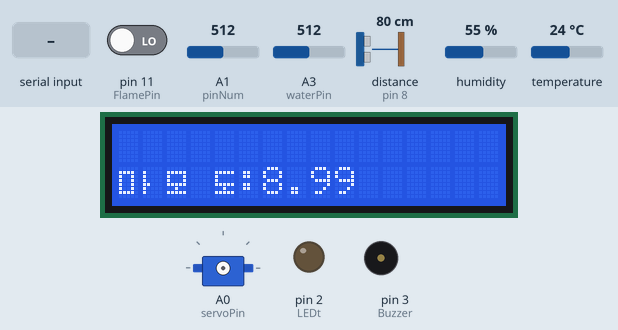
Recording of a sketch running on a simulated Arduino Uno, built with avr-gcc and run on an emulated ATmega328P. Shown: 16×2 character LCD, servo, output pins drawn as LEDs (lit = HIGH), buzzer (waves = sounding, pin HIGH). Wiring (inferred from the names in the program): ultrasonic range finder: trigger pin 9; echo pin 8. The inputs (shaded band) are chosen by the test bench; at power-on: A1 (pinNum) = 512, distance to the obstacle (sensor on pin 8) 80 cm, pin 11 (FlamePin) LOW, A3 (waterPin) = 512, humidity 55 %, temperature 24 °C. The echo pulse lasts 58.3 µs per cm; pins used as bus, display or sensor lines are not drawn; what the sketch prints to the serial monitor is not drawn.

Above: at 1.2 s.
1.3 s: A1 (pinNum) set to 363
At 2.4 s:
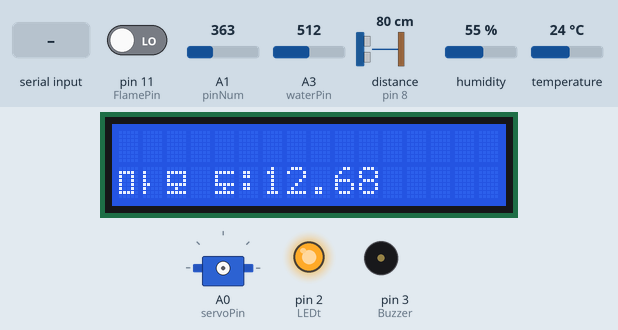
3.4 s: A1 (pinNum) set to 342
At 5.4 s:
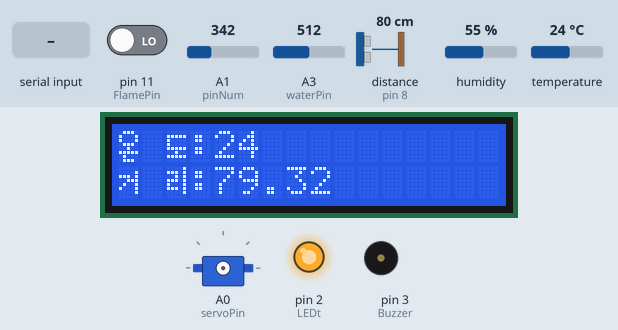
9.5 s: "o" received over the second serial link
12.5 s: distance to the obstacle (sensor on pin 8) set to 7 cm
At 13.9 s:
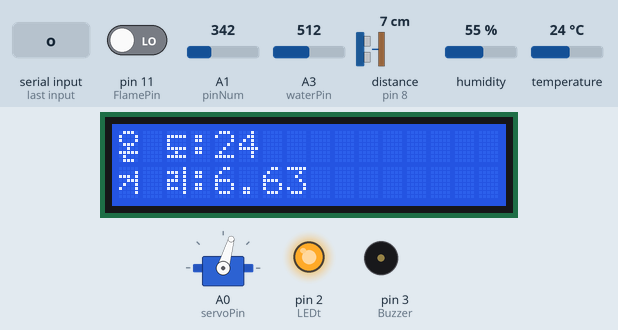
16.7 s: distance to the obstacle (sensor on pin 8) set to 4 cm
At 17.5 s:
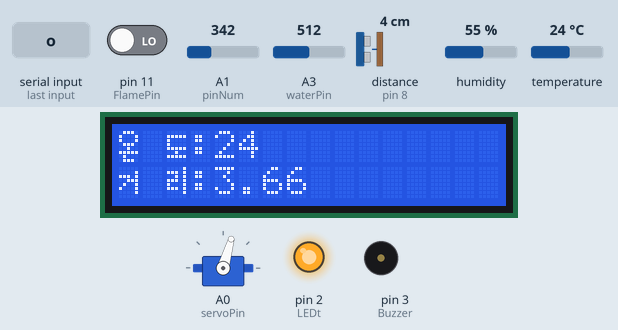
18.6 s: pin 11 (FlamePin) driven HIGH
At 19.57 s:
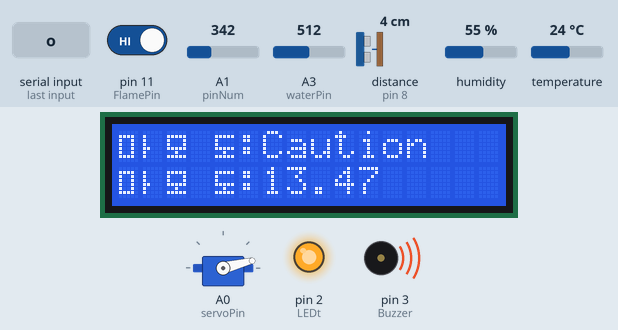
Timing chart, 0 to 22.6 s (numbered marks = the images above; inputs shaded):
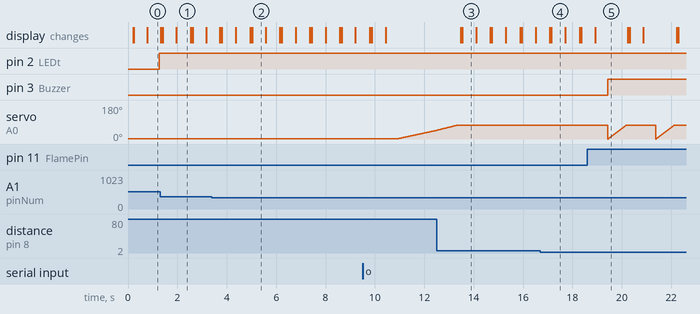

The sketch:

arduino1.ino
```cpp
#include <SoftwareSerial.h>
#include <DHT.h>
#include <Servo.h>
#include <LiquidCrystal_I2C.h>
#include <Wire.h>// LCD 제어

#define BT_RXD 13 // 블루투스
#define BT_TXD 12
#define DHTPIN A2  //온습도
#define DHTTYPE DHT11


// 0x27 I2C 주소를 가지고 있는 16x2 LCD객체를 생성합니다.(I2C 주소는 LCD에 맞게 수정해야 합니다.)
LiquidCrystal_I2C lcd(0x27, 16, 2);
/*LCD글자 폰트 만듬*/
byte onChar[] = {
  B01110,
  B10001,
  B10001,
  B01110,
  B00100,
  B11111,
  B01000,
  B01110
};
byte doChar[] = {
  B00000,
  B11111,
  B10000,
  B10000,
  B11111,
  B00100,
  B11111,
  B00000
};

byte guChar[] = {
  B00000,
  B00001,
  B11101,
  B00111,
  B01001,
  B10001,
  B00001,
  B00000
};
byte riChar[] = {
  B00001,
  B11101,
  B00101,
  B11101,
  B10001,
  B11101,
  B00001,
  B00000
};
byte maChar[] = {
 B00000,
  B11110,
  B10010,
  B10010,
  B10010,
  B10010,
  B11110,
  B00000
};
byte aChar[] = {
 B00000,
  B10000,
  B10000,
  B10000,
  B11000,
  B10000,
  B10000,
  B00000
};
byte moChar[] = {
  B00000,
  B11111,
  B10001,
  B10001,
  B11111,
  B00100,
  B11111,
  B00000
};

int LEDt = 2;
int Flame;
int FlamePin = 11;
int Buzzer = 3;
DHT dht(DHTPIN, DHTTYPE);
int servoPin = A0;


int echoPin = 8;
int trigPin = 9;
int i;

int pinNum = A1;  //ir 센서
float irdistance = 0.0;

int waterPin = A3;    //수위감지
int waterval = 0;


SoftwareSerial bluetooth(BT_RXD, BT_TXD);
Servo servo;


void setup(){
  /*시리얼*/
  Serial.begin(9600);
  bluetooth.begin(9600);

/*LCD*/
   // I2C LCD를 초기화 합니다..
  lcd.init();
  // I2C LCD의 백라이트를 켜줍니다.
  lcd.backlight();
/*인 아웃*/
  pinMode(LEDt, OUTPUT);

    pinMode(FlamePin, INPUT);
    pinMode(Buzzer, OUTPUT);

      pinMode(trigPin, OUTPUT);
  pinMode(echoPin, INPUT);
  pinMode (pinNum, INPUT);
 pinMode(waterPin,INPUT);


}

void loop(){


/*받을 정보들 */
  char btval = bluetooth.read();


  if (bluetooth.available()) {
    Serial.write(bluetooth.read());
  }
  if (Serial.available()) {
    bluetooth.write(Serial.read());
  }

  int h = dht.readHumidity();
   int t = dht.readTemperature();
    int angle = 0;
   int sener1;
lcd.init();
lcd.backlight();
lcd.createChar(0, onChar);
lcd.createChar(1, doChar);
lcd.createChar(2, guChar);
lcd.createChar(3, riChar);
lcd.createChar(4, maChar);
lcd.createChar(5, aChar);
lcd.createChar(6, moChar);

    Serial.print("humidity:");          // ‘시리얼 플로터’ 사용위해 이 부분 주석 필요
    Serial.println(h);                  // 습도 값 출력
    Serial.print("temperature:");       // ‘시리얼 플로터’ 사용위해 이 부분 주석 필요
    Serial.println(t);                  // 온도 값 출력

     lcd.setCursor(0,0);
     lcd.write(0);
      lcd.setCursor(2,0);
          lcd.write(1);
             lcd.setCursor(3,0);
             lcd.print(":");
  lcd.print(t);

 /*초음파 거리 */
     digitalWrite(trigPin, LOW);
    digitalWrite(echoPin, LOW);
    delayMicroseconds(2);
    digitalWrite(trigPin, HIGH);
    delayMicroseconds(10);
    digitalWrite(trigPin, LOW);
  // echoPin 이 HIGH를 유지한 시간을 저장 한다.
    unsigned long duration = pulseIn(echoPin, HIGH);
  // HIGH 였을 때 시간(초음파가 보냈다가 다시 들어온 시간)을 가지고 거리를 계산 한다.
  float distance = ((float)(340 * duration) / 10000) / 2;
  Serial.print(distance);
  Serial.println("cm");
    lcd.setCursor(0,1);
     lcd.write(2);
      lcd.setCursor(2,1);
     lcd.write(3);
        lcd.setCursor(3,1);
            lcd.print(":");
    lcd.print(distance);
 delay(500);
  lcd.clear();

 int data = analogRead(pinNum); //ir 센서
  int volt = map(data, 0, 1023, 0, 5000);
  irdistance = (22.5/(volt-0.1696))*1000;

  if(irdistance > 13){
     lcd.setCursor(0,0);
     lcd.write(4);
      lcd.setCursor(1,0);
     lcd.write(5);
           lcd.setCursor(2,0);
     lcd.write(6);
        lcd.setCursor(4,0);
     lcd.write(1);
       lcd.setCursor(5,0);
            lcd.print(":");
    lcd.print("Caution");
  }else if(irdistance > 14){
      lcd.setCursor(0,0);
     lcd.write(4);
      lcd.setCursor(1,0);
     lcd.write(5);
           lcd.setCursor(2,0);
     lcd.write(6);
        lcd.setCursor(4,0);
     lcd.write(1);
       lcd.setCursor(5,0);
            lcd.print(":");
    lcd.print("Dangerous");
  }

 Serial.print(" 거리센서 LOW 데이터 : "); Serial.print(data);
  Serial.print(" LOW 데이터 범위조정 : "); Serial.print(volt);
  Serial.print(" 측정거리 : "); Serial.print(irdistance);Serial.print("cm");
  Serial.println();

 lcd.setCursor(0,1);
     lcd.write(4);
      lcd.setCursor(1,1);
     lcd.write(5);
           lcd.setCursor(2,1);
     lcd.write(6);
        lcd.setCursor(4,1);
     lcd.write(1);
       lcd.setCursor(5,1);
            lcd.print(":");
    lcd.print(irdistance);
 delay(500);


  waterval = analogRead(waterPin);   // analogPin 의 변화 값(전류 값)을 읽음
 Serial.print("물감지센서");      // 시리얼모니터에 전류 값 표시

  Serial.println(waterval);      // 시리얼모니터에 전류 값 표시

if (waterval > 400)
{
    digitalWrite(Buzzer, HIGH);
       digitalWrite(LEDt,HIGH);
  }
  else if (waterval < 300)
  {

      digitalWrite(Buzzer, LOW);
         digitalWrite(LEDt,LOW);
    }


 Flame = digitalRead(FlamePin);
  if (Flame == HIGH)
  {
    Serial.println("HIGH FLAME");
    digitalWrite(Buzzer, HIGH);
    servo.attach(servoPin);
      for(angle = 0; angle < 75; angle++)
  {
    servo.write(angle);
    delay(10);
  }
  servo.detach();

  }
  else
  {
    Serial.println("No flame");
    digitalWrite(Buzzer, LOW);
  }


if(btval == '1')
  {
   servo.attach(servoPin);
      for(angle = 0; angle < 75; angle++)
  {
    servo.write(angle);
    delay(10);
  }
  servo.detach();
  }

  if(btval == '2')
  {
    servo.attach(servoPin);
   for(angle = 75; angle > 0 ; angle--)
  {
    servo.write(angle);
    delay(10);
  }

servo.detach();
  }

 if(btval == 'a')
  {
    digitalWrite(LEDt,HIGH);

  }

  if(btval == 'b')
  {
    digitalWrite(LEDt, LOW);
  }
  if(btval == 't')
  {
 bluetooth.print(t);
  }
    if(btval == 'h')
  {

 bluetooth.print(h);
  }


 if(btval == 'r')
  {
    digitalWrite(LEDt,HIGH);


       digitalWrite(LEDt,LOW);

  }

 if(btval == 'o')
  {
    servo.attach(servoPin);
   for(angle = 2; angle < 75; angle++)
  {
    servo.write(angle);
    delay(30);
 /*초음파 거리 */
     digitalWrite(trigPin, LOW);
    digitalWrite(echoPin, LOW);
    delayMicroseconds(2);
    digitalWrite(trigPin, HIGH);
    delayMicroseconds(10);
    digitalWrite(trigPin, LOW);
  // echoPin 이 HIGH를 유지한 시간을 저장 한다.
    unsigned long duration = pulseIn(echoPin, HIGH);
  // HIGH 였을 때 시간(초음파가 보냈다가 다시 들어온 시간)을 가지고 거리를 계산 한다.
  float distance = ((float)(340 * duration) / 10000) / 2;
   if(distance < 5){
   digitalWrite(LEDt,HIGH);
   delay(3000);
    digitalWrite(LEDt,LOW);
   break;
   }

  }
servo.detach();
  }


}
```

Measured:
- the behaviour switches between 355 and 354 on A1 (pinNum) (found by bisection; images 1 and 2)
- after the input at 3.4 s, the display: first differs from a run without the input after 0.96 s (image 2 shows a later state)
- after the input at 9.5 s, servo on A0 (servoPin): moves from 2° to 46° over 1.5 s, starting after 1.5 s
- after the input at 18.6 s, pin 3 (Buzzer): LOW → HIGH after 0.83 s; servo on A0 (servoPin): ramps from 0° to 74° and jumps back, once every 2.0 s
- what the display in image 1 shows lasts 0.5 s, from 2.0 s to 2.5 s
